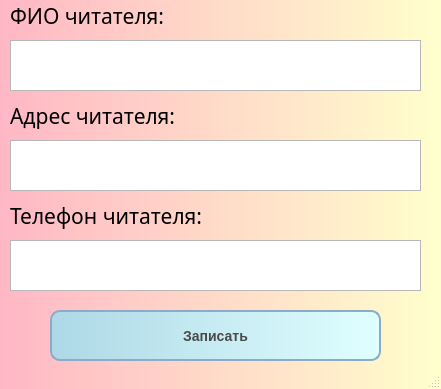
<?xml version="1.0" encoding="UTF-8"?>
<ui version="4.0">
 <class>MainWindow</class>
 <widget class="QMainWindow" name="MainWindow">
  <property name="geometry">
   <rect>
    <x>0</x>
    <y>0</y>
    <width>441</width>
    <height>389</height>
   </rect>
  </property>
  <property name="windowTitle">
   <string>MainWindow</string>
  </property>
  <property name="styleSheet">
   <string notr="true">QMainWindow {
    background: qlineargradient(spread:pad, x1:0, y1:0, x2:1, y2:0, stop:0 rgba(255, 183, 197, 255), stop:1 rgba(255, 255, 204, 255));
    border-radius: 15px;
}</string>
  </property>
  <widget class="QWidget" name="centralwidget">
   <widget class="QLabel" name="label_3">
    <property name="geometry">
     <rect>
      <x>10</x>
      <y>0</y>
      <width>291</width>
      <height>31</height>
     </rect>
    </property>
    <property name="font">
     <font>
      <family>Segoe Print</family>
      <pointsize>16</pointsize>
     </font>
    </property>
    <property name="text">
     <string>ФИО читателя:</string>
    </property>
   </widget>
   <widget class="QTextEdit" name="fio">
    <property name="geometry">
     <rect>
      <x>10</x>
      <y>40</y>
      <width>411</width>
      <height>51</height>
     </rect>
    </property>
    <property name="font">
     <font>
      <pointsize>12</pointsize>
     </font>
    </property>
    <property name="styleSheet">
     <string notr="true">QTextEdit {
    background: qlineargradient(spread:pad, x1:0, y1:0, x2:1, y2:0, stop:0 rgba(255, 153, 173, 255), stop:1 rgba(255, 245, 204, 255));
    border-radius: 15px;
}

QTextEdit &gt; QWidget &gt; QWidget {
    background: transparent;
}</string>
    </property>
    <property name="html">
     <string>&lt;!DOCTYPE HTML PUBLIC &quot;-//W3C//DTD HTML 4.0//EN&quot; &quot;http://www.w3.org/TR/REC-html40/strict.dtd&quot;&gt;
&lt;html&gt;&lt;head&gt;&lt;meta name=&quot;qrichtext&quot; content=&quot;1&quot; /&gt;&lt;style type=&quot;text/css&quot;&gt;
p, li { white-space: pre-wrap; }
&lt;/style&gt;&lt;/head&gt;&lt;body style=&quot; font-family:'MS Shell Dlg 2'; font-size:12pt; font-weight:400; font-style:normal;&quot;&gt;
&lt;p style=&quot;-qt-paragraph-type:empty; margin-top:0px; margin-bottom:0px; margin-left:0px; margin-right:0px; -qt-block-indent:0; text-indent:0px; font-size:7.8pt;&quot;&gt;&lt;br /&gt;&lt;/p&gt;&lt;/body&gt;&lt;/html&gt;</string>
    </property>
   </widget>
   <widget class="QLabel" name="label_6">
    <property name="geometry">
     <rect>
      <x>10</x>
      <y>100</y>
      <width>291</width>
      <height>31</height>
     </rect>
    </property>
    <property name="font">
     <font>
      <family>Segoe Print</family>
      <pointsize>16</pointsize>
     </font>
    </property>
    <property name="text">
     <string>Адрес читателя:</string>
    </property>
   </widget>
   <widget class="QLabel" name="label_7">
    <property name="geometry">
     <rect>
      <x>10</x>
      <y>200</y>
      <width>291</width>
      <height>31</height>
     </rect>
    </property>
    <property name="font">
     <font>
      <family>Segoe Print</family>
      <pointsize>16</pointsize>
     </font>
    </property>
    <property name="text">
     <string>Телефон читателя:</string>
    </property>
   </widget>
   <widget class="QTextEdit" name="adress">
    <property name="geometry">
     <rect>
      <x>10</x>
      <y>140</y>
      <width>411</width>
      <height>51</height>
     </rect>
    </property>
    <property name="font">
     <font>
      <pointsize>12</pointsize>
     </font>
    </property>
    <property name="styleSheet">
     <string notr="true">QTextEdit {
    background: qlineargradient(spread:pad, x1:0, y1:0, x2:1, y2:0, stop:0 rgba(255, 153, 173, 255), stop:1 rgba(255, 245, 204, 255));
    border-radius: 15px;
}

QTextEdit &gt; QWidget &gt; QWidget {
    background: transparent;
}</string>
    </property>
    <property name="html">
     <string>&lt;!DOCTYPE HTML PUBLIC &quot;-//W3C//DTD HTML 4.0//EN&quot; &quot;http://www.w3.org/TR/REC-html40/strict.dtd&quot;&gt;
&lt;html&gt;&lt;head&gt;&lt;meta name=&quot;qrichtext&quot; content=&quot;1&quot; /&gt;&lt;style type=&quot;text/css&quot;&gt;
p, li { white-space: pre-wrap; }
&lt;/style&gt;&lt;/head&gt;&lt;body style=&quot; font-family:'MS Shell Dlg 2'; font-size:12pt; font-weight:400; font-style:normal;&quot;&gt;
&lt;p style=&quot;-qt-paragraph-type:empty; margin-top:0px; margin-bottom:0px; margin-left:0px; margin-right:0px; -qt-block-indent:0; text-indent:0px; font-size:7.8pt;&quot;&gt;&lt;br /&gt;&lt;/p&gt;&lt;/body&gt;&lt;/html&gt;</string>
    </property>
   </widget>
   <widget class="QTextEdit" name="phone">
    <property name="geometry">
     <rect>
      <x>10</x>
      <y>240</y>
      <width>411</width>
      <height>51</height>
     </rect>
    </property>
    <property name="font">
     <font>
      <pointsize>12</pointsize>
     </font>
    </property>
    <property name="styleSheet">
     <string notr="true">QTextEdit {
    background: qlineargradient(spread:pad, x1:0, y1:0, x2:1, y2:0, stop:0 rgba(255, 153, 173, 255), stop:1 rgba(255, 245, 204, 255));
    border-radius: 15px;
}

QTextEdit &gt; QWidget &gt; QWidget {
    background: transparent;
}</string>
    </property>
    <property name="html">
     <string>&lt;!DOCTYPE HTML PUBLIC &quot;-//W3C//DTD HTML 4.0//EN&quot; &quot;http://www.w3.org/TR/REC-html40/strict.dtd&quot;&gt;
&lt;html&gt;&lt;head&gt;&lt;meta name=&quot;qrichtext&quot; content=&quot;1&quot; /&gt;&lt;style type=&quot;text/css&quot;&gt;
p, li { white-space: pre-wrap; }
&lt;/style&gt;&lt;/head&gt;&lt;body style=&quot; font-family:'MS Shell Dlg 2'; font-size:12pt; font-weight:400; font-style:normal;&quot;&gt;
&lt;p style=&quot;-qt-paragraph-type:empty; margin-top:0px; margin-bottom:0px; margin-left:0px; margin-right:0px; -qt-block-indent:0; text-indent:0px; font-size:7.8pt;&quot;&gt;&lt;br /&gt;&lt;/p&gt;&lt;/body&gt;&lt;/html&gt;</string>
    </property>
   </widget>
   <widget class="QPushButton" name="record_button">
    <property name="geometry">
     <rect>
      <x>50</x>
      <y>310</y>
      <width>331</width>
      <height>51</height>
     </rect>
    </property>
    <property name="styleSheet">
     <string notr="true">QPushButton {
    background-color: qlineargradient(spread:pad, x1:0, y1:0, x2:1, y2:0, stop:0 rgba(173, 216, 230, 255), stop:1 rgba(224, 255, 255, 255));
    color: #4a4a4a;
    border: 2px solid #8BACC9;
    border-radius: 10px;
    padding: 5px 10px;
    font-size: 14px;
    font-weight: bold;
}

QPushButton:hover {
    background-color: qlineargradient(spread:pad, x1:0, y1:0, x2:1, y2:0, stop:0 rgba(135, 206, 235, 255), stop:1 rgba(209, 249, 255, 255));
}

QPushButton:pressed {
    background-color: qlineargradient(spread:pad, x1:0, y1:0, x2:1, y2:0, stop:0 rgba(100, 149, 237, 255), stop:1 rgba(173, 216, 230, 255));
}</string>
    </property>
    <property name="text">
     <string>Записать</string>
    </property>
   </widget>
  </widget>
  <widget class="QMenuBar" name="menubar">
   <property name="geometry">
    <rect>
     <x>0</x>
     <y>0</y>
     <width>441</width>
     <height>26</height>
    </rect>
   </property>
  </widget>
  <widget class="QStatusBar" name="statusbar"/>
 </widget>
 <resources/>
 <connections/>
</ui>
